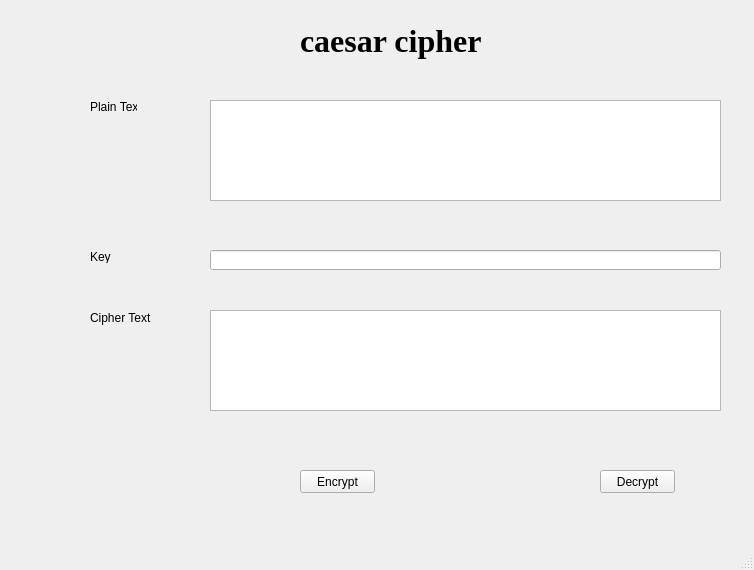
<?xml version="1.0" encoding="UTF-8"?>
<ui version="4.0">
 <class>MainWindow</class>
 <widget class="QMainWindow" name="MainWindow">
  <property name="geometry">
   <rect>
    <x>0</x>
    <y>0</y>
    <width>754</width>
    <height>570</height>
   </rect>
  </property>
  <property name="windowTitle">
   <string>MainWindow</string>
  </property>
  <widget class="QWidget" name="centralwidget">
   <widget class="QPushButton" name="btn_encrypt">
    <property name="geometry">
     <rect>
      <x>300</x>
      <y>470</y>
      <width>75</width>
      <height>23</height>
     </rect>
    </property>
    <property name="text">
     <string>Encrypt</string>
    </property>
   </widget>
   <widget class="QPushButton" name="btn_decrypt">
    <property name="geometry">
     <rect>
      <x>600</x>
      <y>470</y>
      <width>75</width>
      <height>23</height>
     </rect>
    </property>
    <property name="text">
     <string>Decrypt</string>
    </property>
   </widget>
   <widget class="QLabel" name="label">
    <property name="geometry">
     <rect>
      <x>300</x>
      <y>20</y>
      <width>231</width>
      <height>41</height>
     </rect>
    </property>
    <property name="font">
     <font>
      <family>Times New Roman</family>
      <pointsize>24</pointsize>
      <weight>75</weight>
      <bold>true</bold>
     </font>
    </property>
    <property name="text">
     <string>caesar cipher</string>
    </property>
   </widget>
   <widget class="QTextEdit" name="txt_plain_text">
    <property name="geometry">
     <rect>
      <x>210</x>
      <y>100</y>
      <width>511</width>
      <height>101</height>
     </rect>
    </property>
   </widget>
   <widget class="QTextEdit" name="txt_cipher_text">
    <property name="geometry">
     <rect>
      <x>210</x>
      <y>310</y>
      <width>511</width>
      <height>101</height>
     </rect>
    </property>
   </widget>
   <widget class="QLabel" name="label_2">
    <property name="geometry">
     <rect>
      <x>90</x>
      <y>100</y>
      <width>47</width>
      <height>13</height>
     </rect>
    </property>
    <property name="text">
     <string>Plain Text</string>
    </property>
   </widget>
   <widget class="QLabel" name="label_3">
    <property name="geometry">
     <rect>
      <x>90</x>
      <y>250</y>
      <width>47</width>
      <height>13</height>
     </rect>
    </property>
    <property name="text">
     <string>Key</string>
    </property>
   </widget>
   <widget class="QLabel" name="label_4">
    <property name="geometry">
     <rect>
      <x>90</x>
      <y>310</y>
      <width>71</width>
      <height>16</height>
     </rect>
    </property>
    <property name="text">
     <string>Cipher Text</string>
    </property>
   </widget>
   <widget class="QLineEdit" name="txt_key">
    <property name="geometry">
     <rect>
      <x>210</x>
      <y>250</y>
      <width>511</width>
      <height>20</height>
     </rect>
    </property>
   </widget>
  </widget>
  <widget class="QMenuBar" name="menubar">
   <property name="geometry">
    <rect>
     <x>0</x>
     <y>0</y>
     <width>754</width>
     <height>21</height>
    </rect>
   </property>
  </widget>
  <widget class="QStatusBar" name="statusbar"/>
 </widget>
 <resources/>
 <connections/>
</ui>
